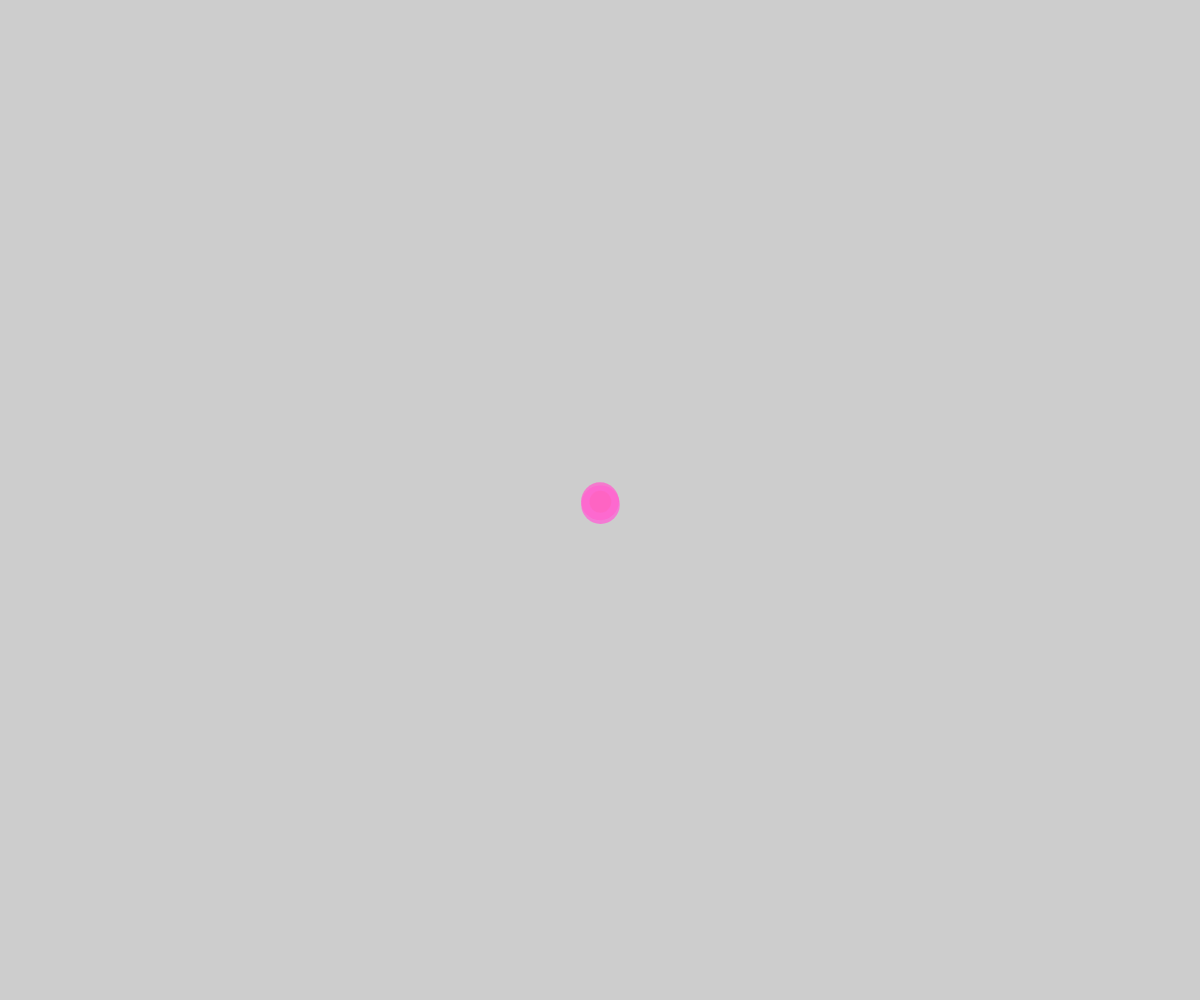
Frame 1 (no input)
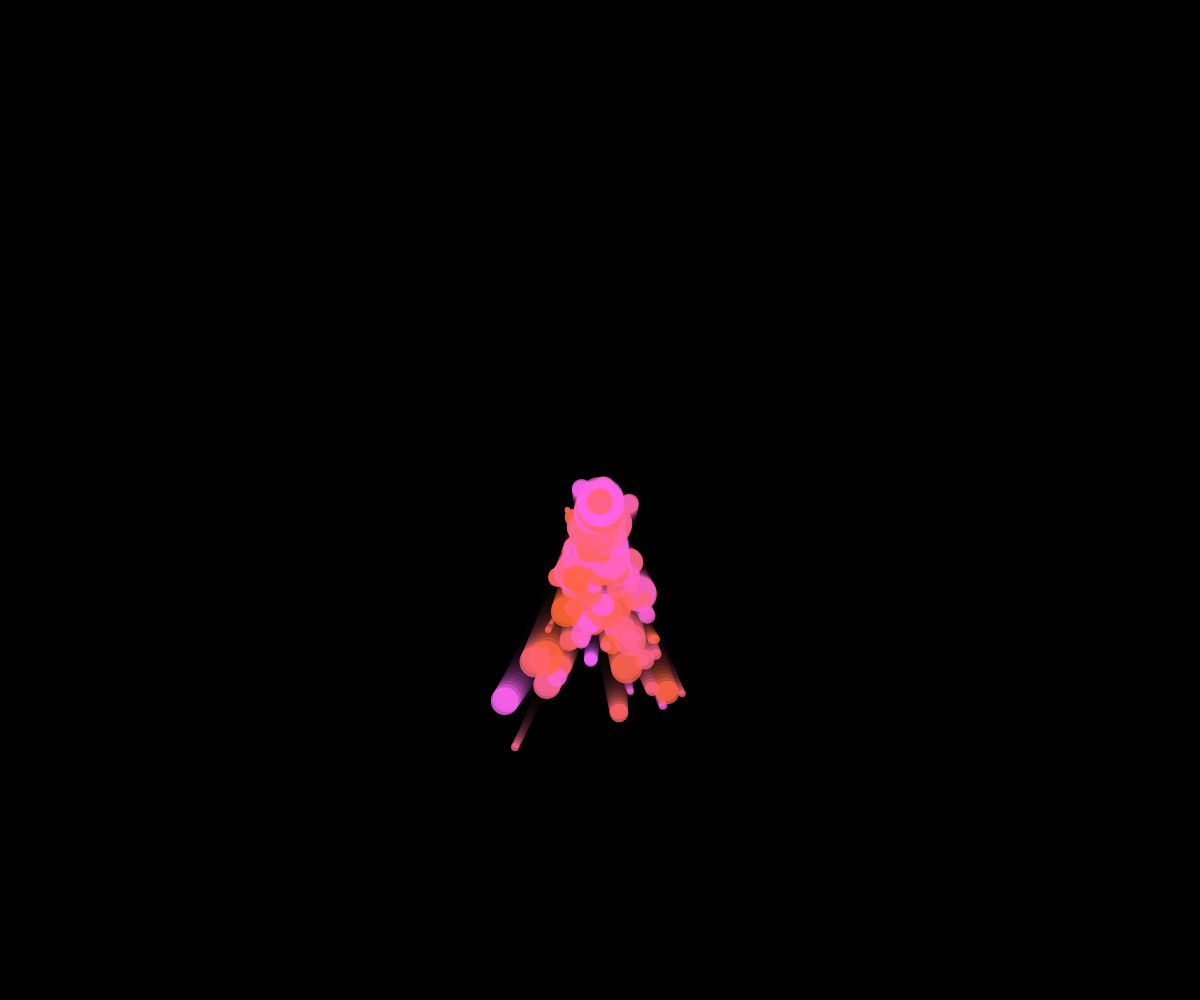
Frame 60 (no input)
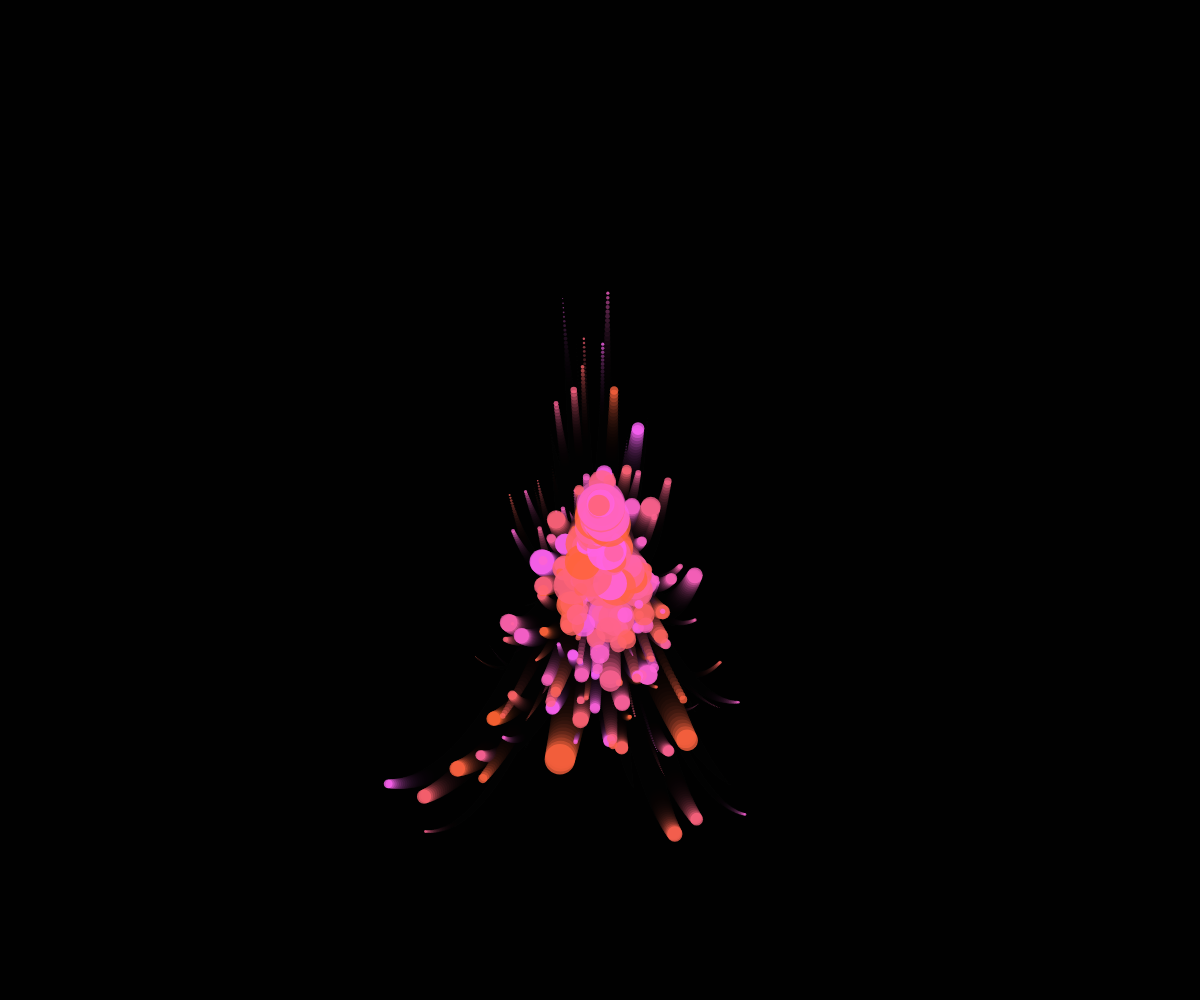
Frame 120 (the mouse pressed at the canvas centre since frame 60)

The p5.js sketch that drew these frames (run headless with seeded random() and noise() and a simulated clock; from frame 60 on, the mouse is pressed at the canvas centre):

// p5.js sketch
// ── sketch.js
let sistema = [];

function setup() {
  createCanvas(windowWidth, windowHeight);
  angleMode(DEGREES);
}
function draw() {
  background(0, 50);

  let p1 = new Particula();
  sistema.push(p1);
  let p2 = new Particula();
  sistema.push(p2);
  let p3 = new Particula();
  sistema.push(p3);

  for (let i = 0; i < sistema.length; i++) {
    if (sistema[i].estaMuerta) {
      sistema.splice(i, 1);
    }
  }

  for (let i = 0; i < sistema.length; i++) {
    sistema[i].actualizar();
    sistema[i].mostrar();
  }

  print(sistema.length);
}

// ── Particula.js
class Particula {
  constructor() {
    this.tamanoInicial = random(10, 50);
    this.tamano = this.tamanoInicial;
    this.estaMuerta = false;
    this.tiempoDeVidaInicial = Math.ceil(random(50, 150));
    this.tiempoDeVida = this.tiempoDeVidaInicial;

    //tiempo de vida de 10 frames por segundo

    this.pos = createVector(width / 2, height / 2);

    this.vel = createVector(0, random(1, 6));
    this.vel.rotate(random(-20, 20));

    this.g = createVector(0, -0.05);
    this.color = color(255, 100, random(50, 255), 200);
  }

  //los objetos de forma interna tienen métodos
  //Método = método update
  actualizar() {
    this.vel.add(this.g);
    this.pos.add(this.vel);

    this.tamano = map(
      this.tiempoDeVida,
      0,
      this.tiempoDeVidaInicial,
      0,
      this.tamanoInicial
    );

    this.tiempoDeVida -= 1;

    if (this.tiempoDeVida <= 0) {
      this.estaMuerta = true;
      print("ups, me morí!");
      noFill();
      //stroke(this.color);
      strokeWeight(3);
      circle(this.pos.x, this.pos.y, this.tamanoInicial);
    }
  }
  //Método = método display
  mostrar() {
    noStroke();
    fill(this.color);
    circle(this.pos.x, this.pos.y, this.tamano);
  }
}
